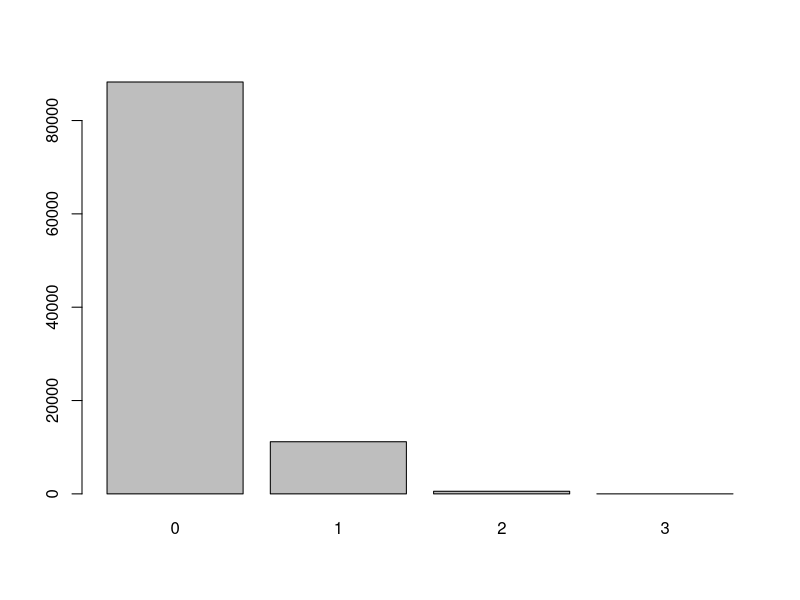
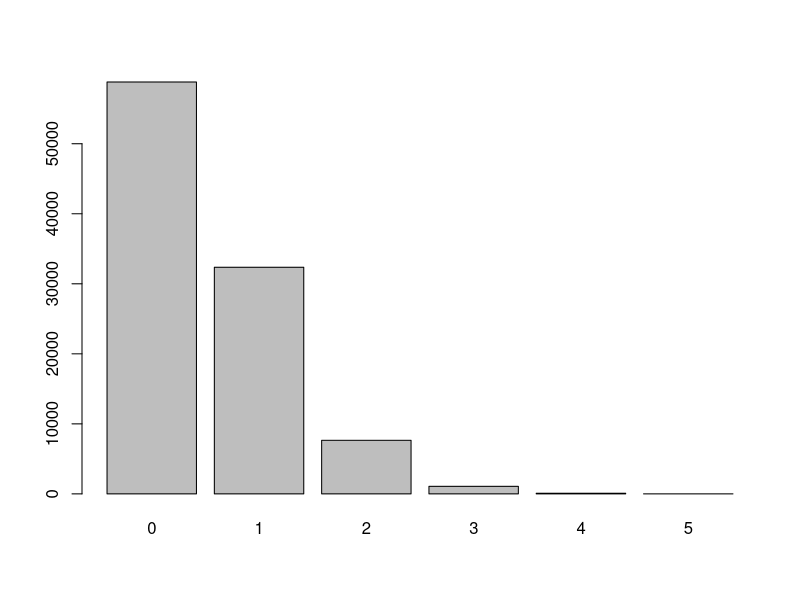
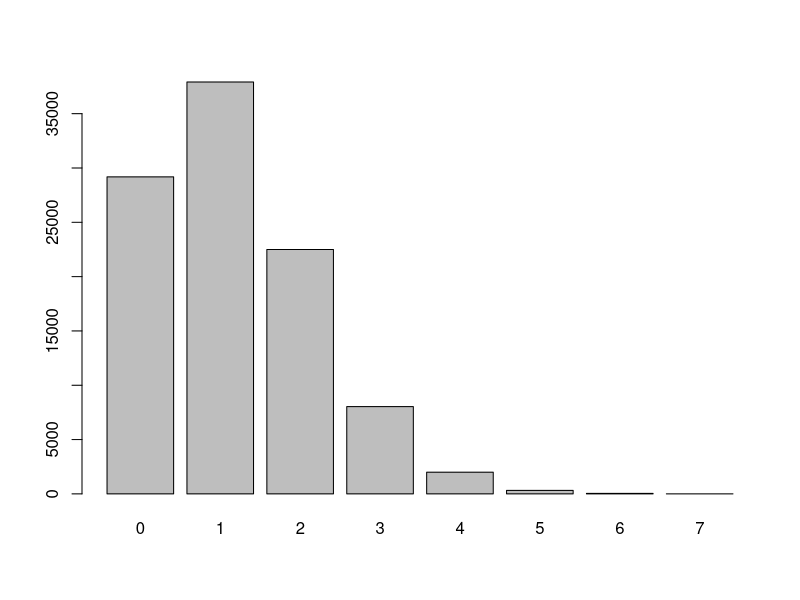
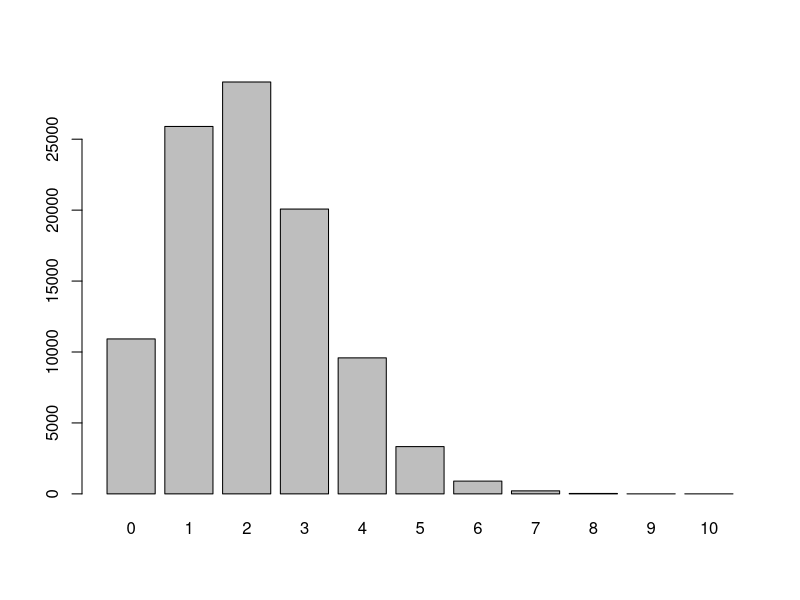
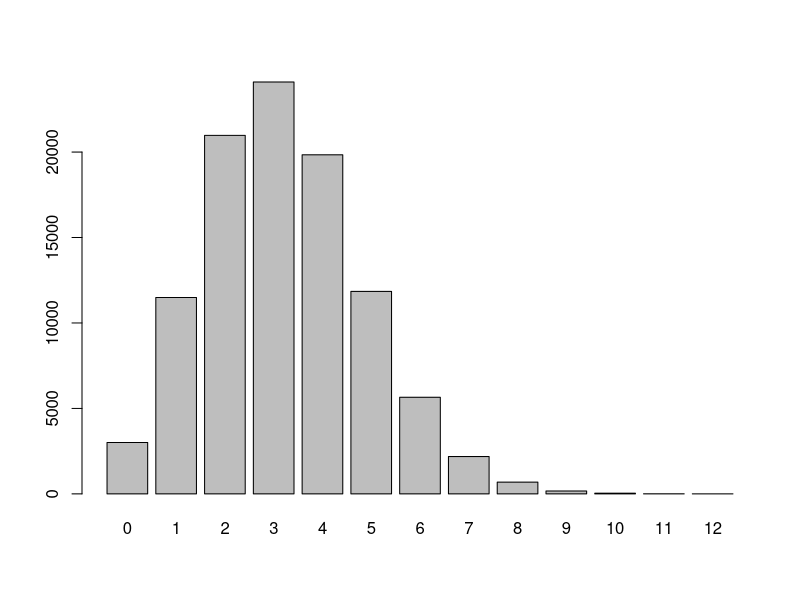
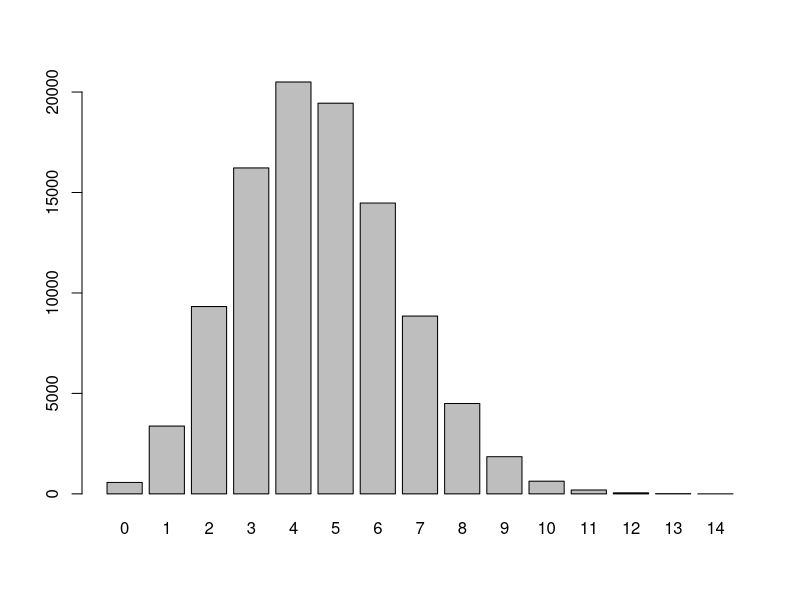
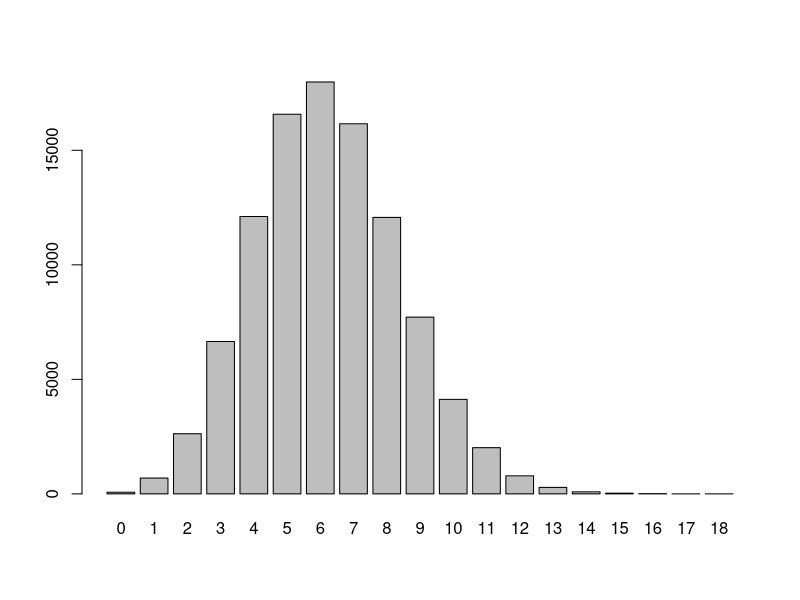
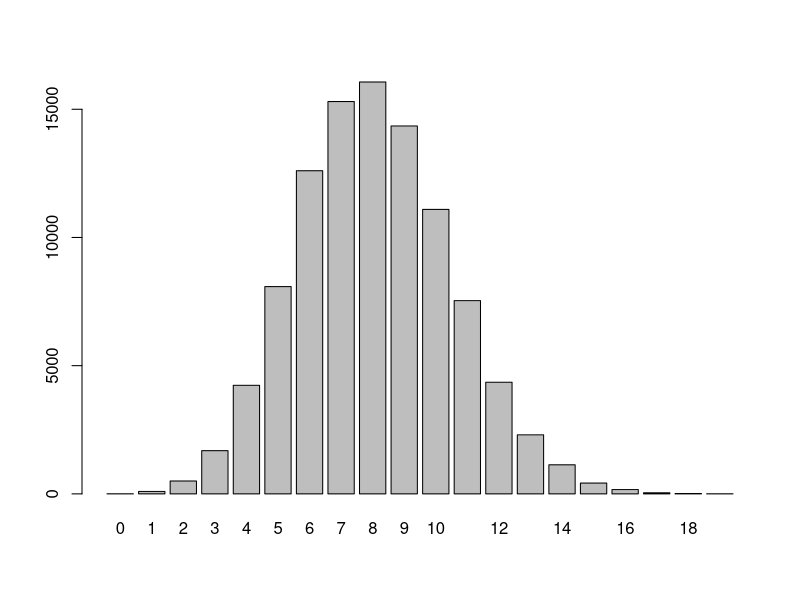

Source code (R) for these figures, in order:
## ---- chunk 1
## #Modularization: getting R to generate random birthdays, using Julian Days
##  and allow for user-specified num_people; set seed for 314159
BirthdayProblem <- function(num_people=23) {
  if(!is.numeric(num_people) || num_people < 1){
    stop("num_people must be a whole, positive number")  
  } # Returns meaningful error message if num_people is not logical in the
    #   context of the problem
  else{
    set.seed(314159)
    Birthdays <- sample(1:365, size = num_people, replace = TRUE)
  }
}
## ---- chunk 2
## #Modularization: Now, I need to add on to my original function so that
##  it provides me with the number of matching randomly generated b-days
set.seed(NULL)
BirthdayProblem <- function(num_people=23) {
  if(!is.numeric(num_people) || num_people < 1){
    stop("num_people must be a whole, positive number")  
  } # Returns meaningful error message if num_people is not logical in the
    #   context of the problem
  else{
    Birthdays <- sample(1:365, size = num_people, replace = TRUE)
    MatchingBirthdays <- num_people - length(unique(Birthdays))
  }
  print(MatchingBirthdays)
}
## ---- chunk 3
## #Modularization: I need to run simulations now
## For 10 through 100 people in increments of 10, I will
##  run 100,000 simulations for each increment

set.seed(314159)
sapply(c(10, 20, 30, 40, 50, 60, 70, 80, 90, 100), function(x){
  Simulation <- replicate(100000, BirthdayProblem(x))
  num_matching <- sum(Simulation > 0)
  print(paste(x, num_matching))
  summary(Simulation)
  barplot(table(Simulation))
}
)
## As you can see in the plots, as num_people increases, the number
##  of matching birthdays increases as we would expect, and the bar
##  graph becomes more normally distributed
